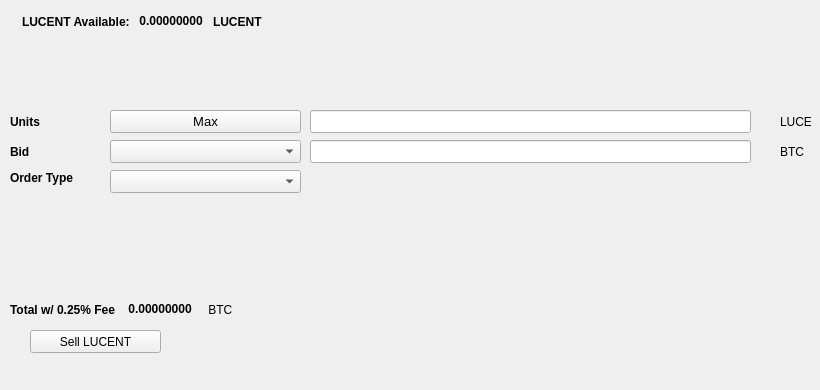
   <widget class="QWidget" name="SellTab">
    <attribute name="title">
     <string>Sell</string>
    </attribute>
    <widget class="QLabel" name="label_16">
     <property name="geometry">
      <rect>
       <x>780</x>
       <y>140</y>
       <width>31</width>
       <height>23</height>
      </rect>
     </property>
     <property name="text">
      <string>BTC</string>
     </property>
    </widget>
    <widget class="QComboBox" name="SellBidcomboBox">
     <property name="geometry">
      <rect>
       <x>110</x>
       <y>140</y>
       <width>191</width>
       <height>23</height>
      </rect>
     </property>
     <property name="font">
      <font>
       <pointsize>10</pointsize>
      </font>
     </property>
    </widget>
    <widget class="QLabel" name="label_18">
     <property name="geometry">
      <rect>
       <x>10</x>
       <y>110</y>
       <width>46</width>
       <height>23</height>
      </rect>
     </property>
     <property name="font">
      <font>
       <weight>75</weight>
       <bold>true</bold>
      </font>
     </property>
     <property name="text">
      <string>Units</string>
     </property>
    </widget>
    <widget class="QPushButton" name="Sell_Max_Amount">
     <property name="geometry">
      <rect>
       <x>110</x>
       <y>110</y>
       <width>191</width>
       <height>23</height>
      </rect>
     </property>
     <property name="font">
      <font>
       <pointsize>10</pointsize>
      </font>
     </property>
     <property name="text">
      <string>Max</string>
     </property>
    </widget>
    <widget class="QLabel" name="label_20">
     <property name="geometry">
      <rect>
       <x>10</x>
       <y>170</y>
       <width>91</width>
       <height>16</height>
      </rect>
     </property>
     <property name="font">
      <font>
       <weight>75</weight>
       <bold>true</bold>
      </font>
     </property>
     <property name="text">
      <string>Order Type</string>
     </property>
    </widget>
    <widget class="QComboBox" name="SellOrdertypeCombo">
     <property name="geometry">
      <rect>
       <x>110</x>
       <y>170</y>
       <width>191</width>
       <height>23</height>
      </rect>
     </property>
     <property name="font">
      <font>
       <pointsize>10</pointsize>
      </font>
     </property>
    </widget>
    <widget class="QLabel" name="label_21">
     <property name="geometry">
      <rect>
       <x>10</x>
       <y>140</y>
       <width>46</width>
       <height>23</height>
      </rect>
     </property>
     <property name="font">
      <font>
       <weight>75</weight>
       <bold>true</bold>
      </font>
     </property>
     <property name="text">
      <string>Bid</string>
     </property>
    </widget>
    <widget class="QLabel" name="label_22">
     <property name="geometry">
      <rect>
       <x>780</x>
       <y>110</y>
       <width>31</width>
       <height>23</height>
      </rect>
     </property>
     <property name="text">
      <string>LUCENT</string>
     </property>
    </widget>
    <widget class="QLineEdit" name="UnitsInputLUCENT">
     <property name="geometry">
      <rect>
       <x>310</x>
       <y>110</y>
       <width>441</width>
       <height>23</height>
      </rect>
     </property>
     <property name="font">
      <font>
       <pointsize>9</pointsize>
       <weight>75</weight>
       <bold>true</bold>
      </font>
     </property>
    </widget>
    <widget class="QLineEdit" name="SellBidPriceEdit">
     <property name="geometry">
      <rect>
       <x>310</x>
       <y>140</y>
       <width>441</width>
       <height>23</height>
      </rect>
     </property>
     <property name="font">
      <font>
       <pointsize>9</pointsize>
       <weight>75</weight>
       <bold>true</bold>
      </font>
     </property>
    </widget>
    <widget class="QPushButton" name="SellLUCENTBTN">
     <property name="geometry">
      <rect>
       <x>30</x>
       <y>330</y>
       <width>131</width>
       <height>23</height>
      </rect>
     </property>
     <property name="text">
      <string>Sell LUCENT</string>
     </property>
     <property name="icon">
      <iconset resource="../lucent">
       <normaloff>:/icons/bitcoin</normaloff>:/icons/bitcoin</iconset>
     </property>
    </widget>
    <widget class="QWidget" name="layoutWidget3">
     <property name="geometry">
      <rect>
       <x>22</x>
       <y>12</y>
       <width>258</width>
       <height>19</height>
      </rect>
     </property>
     <layout class="QHBoxLayout" name="horizontalLayout">
      <item>
       <widget class="QLabel" name="label232_2">
        <property name="font">
         <font>
          <weight>75</weight>
          <bold>true</bold>
         </font>
        </property>
        <property name="text">
         <string>LUCENT Available:</string>
        </property>
       </widget>
      </item>
      <item>
       <widget class="QLabel" name="LUCENTAvailableLabel">
        <property name="palette">
         <palette>
          <active>
           <colorrole role="WindowText">
            <brush brushstyle="SolidPattern">
             <color alpha="255">
              <red>0</red>
              <green>0</green>
              <blue>0</blue>
             </color>
            </brush>
           </colorrole>
           <colorrole role="Button">
            <brush brushstyle="SolidPattern">
             <color alpha="255">
              <red>0</red>
              <green>170</green>
              <blue>0</blue>
             </color>
            </brush>
           </colorrole>
           <colorrole role="Light">
            <brush brushstyle="SolidPattern">
             <color alpha="255">
              <red>0</red>
              <green>255</green>
              <blue>0</blue>
             </color>
            </brush>
           </colorrole>
           <colorrole role="Midlight">
            <brush brushstyle="SolidPattern">
             <color alpha="255">
              <red>0</red>
              <green>212</green>
              <blue>0</blue>
             </color>
            </brush>
           </colorrole>
           <colorrole role="Dark">
            <brush brushstyle="SolidPattern">
             <color alpha="255">
              <red>0</red>
              <green>85</green>
              <blue>0</blue>
             </color>
            </brush>
           </colorrole>
           <colorrole role="Mid">
            <brush brushstyle="SolidPattern">
             <color alpha="255">
              <red>0</red>
              <green>113</green>
              <blue>0</blue>
             </color>
            </brush>
           </colorrole>
           <colorrole role="Text">
            <brush brushstyle="SolidPattern">
             <color alpha="255">
              <red>0</red>
              <green>170</green>
              <blue>0</blue>
             </color>
            </brush>
           </colorrole>
           <colorrole role="BrightText">
            <brush brushstyle="SolidPattern">
             <color alpha="255">
              <red>255</red>
              <green>255</green>
              <blue>255</blue>
             </color>
            </brush>
           </colorrole>
           <colorrole role="ButtonText">
            <brush brushstyle="SolidPattern">
             <color alpha="255">
              <red>0</red>
              <green>0</green>
              <blue>0</blue>
             </color>
            </brush>
           </colorrole>
           <colorrole role="Base">
            <brush brushstyle="SolidPattern">
             <color alpha="255">
              <red>255</red>
              <green>255</green>
              <blue>255</blue>
             </color>
            </brush>
           </colorrole>
           <colorrole role="Window">
            <brush brushstyle="SolidPattern">
             <color alpha="255">
              <red>0</red>
              <green>170</green>
              <blue>0</blue>
             </color>
            </brush>
           </colorrole>
           <colorrole role="Shadow">
            <brush brushstyle="SolidPattern">
             <color alpha="255">
              <red>0</red>
              <green>0</green>
              <blue>0</blue>
             </color>
            </brush>
           </colorrole>
           <colorrole role="AlternateBase">
            <brush brushstyle="SolidPattern">
             <color alpha="255">
              <red>127</red>
              <green>212</green>
              <blue>127</blue>
             </color>
            </brush>
           </colorrole>
           <colorrole role="ToolTipBase">
            <brush brushstyle="SolidPattern">
             <color alpha="255">
              <red>255</red>
              <green>255</green>
              <blue>220</blue>
             </color>
            </brush>
           </colorrole>
           <colorrole role="ToolTipText">
            <brush brushstyle="SolidPattern">
             <color alpha="255">
              <red>0</red>
              <green>0</green>
              <blue>0</blue>
             </color>
            </brush>
           </colorrole>
          </active>
          <inactive>
           <colorrole role="WindowText">
            <brush brushstyle="SolidPattern">
             <color alpha="255">
              <red>0</red>
              <green>0</green>
              <blue>0</blue>
             </color>
            </brush>
           </colorrole>
           <colorrole role="Button">
            <brush brushstyle="SolidPattern">
             <color alpha="255">
              <red>0</red>
              <green>170</green>
              <blue>0</blue>
             </color>
            </brush>
           </colorrole>
           <colorrole role="Light">
            <brush brushstyle="SolidPattern">
             <color alpha="255">
              <red>0</red>
              <green>255</green>
              <blue>0</blue>
             </color>
            </brush>
           </colorrole>
           <colorrole role="Midlight">
            <brush brushstyle="SolidPattern">
             <color alpha="255">
              <red>0</red>
              <green>212</green>
              <blue>0</blue>
             </color>
            </brush>
           </colorrole>
           <colorrole role="Dark">
            <brush brushstyle="SolidPattern">
             <color alpha="255">
              <red>0</red>
              <green>85</green>
              <blue>0</blue>
             </color>
            </brush>
           </colorrole>
           <colorrole role="Mid">
            <brush brushstyle="SolidPattern">
             <color alpha="255">
              <red>0</red>
              <green>113</green>
              <blue>0</blue>
             </color>
            </brush>
           </colorrole>
           <colorrole role="Text">
            <brush brushstyle="SolidPattern">
             <color alpha="255">
              <red>0</red>
              <green>170</green>
              <blue>0</blue>
             </color>
            </brush>
           </colorrole>
           <colorrole role="BrightText">
            <brush brushstyle="SolidPattern">
             <color alpha="255">
              <red>255</red>
              <green>255</green>
              <blue>255</blue>
             </color>
            </brush>
           </colorrole>
           <colorrole role="ButtonText">
            <brush brushstyle="SolidPattern">
             <color alpha="255">
              <red>0</red>
              <green>0</green>
              <blue>0</blue>
             </color>
            </brush>
           </colorrole>
           <colorrole role="Base">
            <brush brushstyle="SolidPattern">
             <color alpha="255">
              <red>255</red>
              <green>255</green>
              <blue>255</blue>
             </color>
            </brush>
           </colorrole>
           <colorrole role="Window">
            <brush brushstyle="SolidPattern">
             <color alpha="255">
              <red>0</red>
              <green>170</green>
              <blue>0</blue>
             </color>
            </brush>
           </colorrole>
           <colorrole role="Shadow">
            <brush brushstyle="SolidPattern">
             <color alpha="255">
              <red>0</red>
              <green>0</green>
              <blue>0</blue>
             </color>
            </brush>
           </colorrole>
           <colorrole role="AlternateBase">
            <brush brushstyle="SolidPattern">
             <color alpha="255">
              <red>127</red>
              <green>212</green>
              <blue>127</blue>
             </color>
            </brush>
           </colorrole>
           <colorrole role="ToolTipBase">
            <brush brushstyle="SolidPattern">
             <color alpha="255">
              <red>255</red>
              <green>255</green>
              <blue>220</blue>
             </color>
            </brush>
           </colorrole>
           <colorrole role="ToolTipText">
            <brush brushstyle="SolidPattern">
             <color alpha="255">
              <red>0</red>
              <green>0</green>
              <blue>0</blue>
             </color>
            </brush>
           </colorrole>
          </inactive>
          <disabled>
           <colorrole role="WindowText">
            <brush brushstyle="SolidPattern">
             <color alpha="255">
              <red>0</red>
              <green>85</green>
              <blue>0</blue>
             </color>
            </brush>
           </colorrole>
           <colorrole role="Button">
            <brush brushstyle="SolidPattern">
             <color alpha="255">
              <red>0</red>
              <green>170</green>
              <blue>0</blue>
             </color>
            </brush>
           </colorrole>
           <colorrole role="Light">
            <brush brushstyle="SolidPattern">
             <color alpha="255">
              <red>0</red>
              <green>255</green>
              <blue>0</blue>
             </color>
            </brush>
           </colorrole>
           <colorrole role="Midlight">
            <brush brushstyle="SolidPattern">
             <color alpha="255">
              <red>0</red>
              <green>212</green>
              <blue>0</blue>
             </color>
            </brush>
           </colorrole>
           <colorrole role="Dark">
            <brush brushstyle="SolidPattern">
             <color alpha="255">
              <red>0</red>
              <green>85</green>
              <blue>0</blue>
             </color>
            </brush>
           </colorrole>
           <colorrole role="Mid">
            <brush brushstyle="SolidPattern">
             <color alpha="255">
              <red>0</red>
              <green>113</green>
              <blue>0</blue>
             </color>
            </brush>
           </colorrole>
           <colorrole role="Text">
            <brush brushstyle="SolidPattern">
             <color alpha="255">
              <red>0</red>
              <green>85</green>
              <blue>0</blue>
             </color>
            </brush>
           </colorrole>
           <colorrole role="BrightText">
            <brush brushstyle="SolidPattern">
             <color alpha="255">
              <red>255</red>
              <green>255</green>
              <blue>255</blue>
             </color>
            </brush>
           </colorrole>
           <colorrole role="ButtonText">
            <brush brushstyle="SolidPattern">
             <color alpha="255">
              <red>0</red>
              <green>85</green>
              <blue>0</blue>
             </color>
            </brush>
           </colorrole>
           <colorrole role="Base">
            <brush brushstyle="SolidPattern">
             <color alpha="255">
              <red>0</red>
              <green>170</green>
              <blue>0</blue>
             </color>
            </brush>
           </colorrole>
           <colorrole role="Window">
            <brush brushstyle="SolidPattern">
             <color alpha="255">
              <red>0</red>
              <green>170</green>
              <blue>0</blue>
             </color>
            </brush>
           </colorrole>
           <colorrole role="Shadow">
            <brush brushstyle="SolidPattern">
             <color alpha="255">
              <red>0</red>
              <green>0</green>
              <blue>0</blue>
             </color>
            </brush>
           </colorrole>
           <colorrole role="AlternateBase">
            <brush brushstyle="SolidPattern">
             <color alpha="255">
              <red>0</red>
              <green>170</green>
              <blue>0</blue>
             </color>
            </brush>
           </colorrole>
           <colorrole role="ToolTipBase">
            <brush brushstyle="SolidPattern">
             <color alpha="255">
              <red>255</red>
              <green>255</green>
              <blue>220</blue>
             </color>
            </brush>
           </colorrole>
           <colorrole role="ToolTipText">
            <brush brushstyle="SolidPattern">
             <color alpha="255">
              <red>0</red>
              <green>0</green>
              <blue>0</blue>
             </color>
            </brush>
           </colorrole>
          </disabled>
         </palette>
        </property>
        <property name="font">
         <font>
          <weight>75</weight>
          <bold>true</bold>
         </font>
        </property>
        <property name="text">
         <string> 0.00000000 </string>
        </property>
        <property name="textInteractionFlags">
         <set>Qt::LinksAccessibleByMouse|Qt::TextSelectableByKeyboard|Qt::TextSelectableByMouse</set>
        </property>
       </widget>
      </item>
      <item>
       <widget class="QLabel" name="labelLUCENT">
        <property name="font">
         <font>
          <weight>75</weight>
          <bold>true</bold>
         </font>
        </property>
        <property name="text">
         <string>LUCENT</string>
        </property>
       </widget>
      </item>
     </layout>
    </widget>
    <widget class="QWidget" name="layoutWidget">
     <property name="geometry">
      <rect>
       <x>10</x>
       <y>300</y>
       <width>268</width>
       <height>19</height>
      </rect>
     </property>
     <layout class="QHBoxLayout" name="horizontalLayout_2">
      <item>
       <widget class="QLabel" name="label_19">
        <property name="font">
         <font>
          <weight>75</weight>
          <bold>true</bold>
         </font>
        </property>
        <property name="text">
         <string>Total w/ 0.25% Fee </string>
        </property>
       </widget>
      </item>
      <item>
       <widget class="QLabel" name="SellCostLabel">
        <property name="palette">
         <palette>
          <active>
           <colorrole role="WindowText">
            <brush brushstyle="SolidPattern">
             <color alpha="255">
              <red>0</red>
              <green>0</green>
              <blue>0</blue>
             </color>
            </brush>
           </colorrole>
           <colorrole role="Button">
            <brush brushstyle="SolidPattern">
             <color alpha="255">
              <red>0</red>
              <green>170</green>
              <blue>0</blue>
             </color>
            </brush>
           </colorrole>
           <colorrole role="Light">
            <brush brushstyle="SolidPattern">
             <color alpha="255">
              <red>0</red>
              <green>255</green>
              <blue>0</blue>
             </color>
            </brush>
           </colorrole>
           <colorrole role="Midlight">
            <brush brushstyle="SolidPattern">
             <color alpha="255">
              <red>0</red>
              <green>212</green>
              <blue>0</blue>
             </color>
            </brush>
           </colorrole>
           <colorrole role="Dark">
            <brush brushstyle="SolidPattern">
             <color alpha="255">
              <red>0</red>
              <green>85</green>
              <blue>0</blue>
             </color>
            </brush>
           </colorrole>
           <colorrole role="Mid">
            <brush brushstyle="SolidPattern">
             <color alpha="255">
              <red>0</red>
              <green>113</green>
              <blue>0</blue>
             </color>
            </brush>
           </colorrole>
           <colorrole role="Text">
            <brush brushstyle="SolidPattern">
             <color alpha="255">
              <red>0</red>
              <green>170</green>
              <blue>0</blue>
             </color>
            </brush>
           </colorrole>
           <colorrole role="BrightText">
            <brush brushstyle="SolidPattern">
             <color alpha="255">
              <red>255</red>
              <green>255</green>
              <blue>255</blue>
             </color>
            </brush>
           </colorrole>
           <colorrole role="ButtonText">
            <brush brushstyle="SolidPattern">
             <color alpha="255">
              <red>0</red>
              <green>0</green>
              <blue>0</blue>
             </color>
            </brush>
           </colorrole>
           <colorrole role="Base">
            <brush brushstyle="SolidPattern">
             <color alpha="255">
              <red>255</red>
              <green>255</green>
              <blue>255</blue>
             </color>
            </brush>
           </colorrole>
           <colorrole role="Window">
            <brush brushstyle="SolidPattern">
             <color alpha="255">
              <red>0</red>
              <green>170</green>
              <blue>0</blue>
             </color>
            </brush>
           </colorrole>
           <colorrole role="Shadow">
            <brush brushstyle="SolidPattern">
             <color alpha="255">
              <red>0</red>
              <green>0</green>
              <blue>0</blue>
             </color>
            </brush>
           </colorrole>
           <colorrole role="AlternateBase">
            <brush brushstyle="SolidPattern">
             <color alpha="255">
              <red>127</red>
              <green>212</green>
              <blue>127</blue>
             </color>
            </brush>
           </colorrole>
           <colorrole role="ToolTipBase">
            <brush brushstyle="SolidPattern">
             <color alpha="255">
              <red>255</red>
              <green>255</green>
              <blue>220</blue>
             </color>
            </brush>
           </colorrole>
           <colorrole role="ToolTipText">
            <brush brushstyle="SolidPattern">
             <color alpha="255">
              <red>0</red>
              <green>0</green>
              <blue>0</blue>
             </color>
            </brush>
           </colorrole>
          </active>
          <inactive>
           <colorrole role="WindowText">
            <brush brushstyle="SolidPattern">
             <color alpha="255">
              <red>0</red>
              <green>0</green>
              <blue>0</blue>
             </color>
            </brush>
           </colorrole>
           <colorrole role="Button">
            <brush brushstyle="SolidPattern">
             <color alpha="255">
              <red>0</red>
              <green>170</green>
              <blue>0</blue>
             </color>
            </brush>
           </colorrole>
           <colorrole role="Light">
            <brush brushstyle="SolidPattern">
             <color alpha="255">
              <red>0</red>
              <green>255</green>
              <blue>0</blue>
             </color>
            </brush>
           </colorrole>
           <colorrole role="Midlight">
            <brush brushstyle="SolidPattern">
             <color alpha="255">
              <red>0</red>
              <green>212</green>
              <blue>0</blue>
             </color>
            </brush>
           </colorrole>
           <colorrole role="Dark">
            <brush brushstyle="SolidPattern">
             <color alpha="255">
              <red>0</red>
              <green>85</green>
              <blue>0</blue>
             </color>
            </brush>
           </colorrole>
           <colorrole role="Mid">
            <brush brushstyle="SolidPattern">
             <color alpha="255">
              <red>0</red>
              <green>113</green>
              <blue>0</blue>
             </color>
            </brush>
           </colorrole>
           <colorrole role="Text">
            <brush brushstyle="SolidPattern">
             <color alpha="255">
              <red>0</red>
              <green>170</green>
              <blue>0</blue>
             </color>
            </brush>
           </colorrole>
           <colorrole role="BrightText">
            <brush brushstyle="SolidPattern">
             <color alpha="255">
              <red>255</red>
              <green>255</green>
              <blue>255</blue>
             </color>
            </brush>
           </colorrole>
           <colorrole role="ButtonText">
            <brush brushstyle="SolidPattern">
             <color alpha="255">
              <red>0</red>
              <green>0</green>
              <blue>0</blue>
             </color>
            </brush>
           </colorrole>
           <colorrole role="Base">
            <brush brushstyle="SolidPattern">
             <color alpha="255">
              <red>255</red>
              <green>255</green>
              <blue>255</blue>
             </color>
            </brush>
           </colorrole>
           <colorrole role="Window">
            <brush brushstyle="SolidPattern">
             <color alpha="255">
              <red>0</red>
              <green>170</green>
              <blue>0</blue>
             </color>
            </brush>
           </colorrole>
           <colorrole role="Shadow">
            <brush brushstyle="SolidPattern">
             <color alpha="255">
              <red>0</red>
              <green>0</green>
              <blue>0</blue>
             </color>
            </brush>
           </colorrole>
           <colorrole role="AlternateBase">
            <brush brushstyle="SolidPattern">
             <color alpha="255">
              <red>127</red>
              <green>212</green>
              <blue>127</blue>
             </color>
            </brush>
           </colorrole>
           <colorrole role="ToolTipBase">
            <brush brushstyle="SolidPattern">
             <color alpha="255">
              <red>255</red>
              <green>255</green>
              <blue>220</blue>
             </color>
            </brush>
           </colorrole>
           <colorrole role="ToolTipText">
            <brush brushstyle="SolidPattern">
             <color alpha="255">
              <red>0</red>
              <green>0</green>
              <blue>0</blue>
             </color>
            </brush>
           </colorrole>
          </inactive>
          <disabled>
           <colorrole role="WindowText">
            <brush brushstyle="SolidPattern">
             <color alpha="255">
              <red>0</red>
              <green>85</green>
              <blue>0</blue>
             </color>
            </brush>
           </colorrole>
           <colorrole role="Button">
            <brush brushstyle="SolidPattern">
             <color alpha="255">
              <red>0</red>
              <green>170</green>
              <blue>0</blue>
             </color>
            </brush>
           </colorrole>
           <colorrole role="Light">
            <brush brushstyle="SolidPattern">
             <color alpha="255">
              <red>0</red>
              <green>255</green>
              <blue>0</blue>
             </color>
            </brush>
           </colorrole>
           <colorrole role="Midlight">
            <brush brushstyle="SolidPattern">
             <color alpha="255">
              <red>0</red>
              <green>212</green>
              <blue>0</blue>
             </color>
            </brush>
           </colorrole>
           <colorrole role="Dark">
            <brush brushstyle="SolidPattern">
             <color alpha="255">
              <red>0</red>
              <green>85</green>
              <blue>0</blue>
             </color>
            </brush>
           </colorrole>
           <colorrole role="Mid">
            <brush brushstyle="SolidPattern">
             <color alpha="255">
              <red>0</red>
              <green>113</green>
              <blue>0</blue>
             </color>
            </brush>
           </colorrole>
           <colorrole role="Text">
            <brush brushstyle="SolidPattern">
             <color alpha="255">
              <red>0</red>
              <green>85</green>
              <blue>0</blue>
             </color>
            </brush>
           </colorrole>
           <colorrole role="BrightText">
            <brush brushstyle="SolidPattern">
             <color alpha="255">
              <red>255</red>
              <green>255</green>
              <blue>255</blue>
             </color>
            </brush>
           </colorrole>
           <colorrole role="ButtonText">
            <brush brushstyle="SolidPattern">
             <color alpha="255">
              <red>0</red>
              <green>85</green>
              <blue>0</blue>
             </color>
            </brush>
           </colorrole>
           <colorrole role="Base">
            <brush brushstyle="SolidPattern">
             <color alpha="255">
              <red>0</red>
              <green>170</green>
              <blue>0</blue>
             </color>
            </brush>
           </colorrole>
           <colorrole role="Window">
            <brush brushstyle="SolidPattern">
             <color alpha="255">
              <red>0</red>
              <green>170</green>
              <blue>0</blue>
             </color>
            </brush>
           </colorrole>
           <colorrole role="Shadow">
            <brush brushstyle="SolidPattern">
             <color alpha="255">
              <red>0</red>
              <green>0</green>
              <blue>0</blue>
             </color>
            </brush>
           </colorrole>
           <colorrole role="AlternateBase">
            <brush brushstyle="SolidPattern">
             <color alpha="255">
              <red>0</red>
              <green>170</green>
              <blue>0</blue>
             </color>
            </brush>
           </colorrole>
           <colorrole role="ToolTipBase">
            <brush brushstyle="SolidPattern">
             <color alpha="255">
              <red>255</red>
              <green>255</green>
              <blue>220</blue>
             </color>
            </brush>
           </colorrole>
           <colorrole role="ToolTipText">
            <brush brushstyle="SolidPattern">
             <color alpha="255">
              <red>0</red>
              <green>0</green>
              <blue>0</blue>
             </color>
            </brush>
           </colorrole>
          </disabled>
         </palette>
        </property>
        <property name="font">
         <font>
          <weight>75</weight>
          <bold>true</bold>
         </font>
        </property>
        <property name="autoFillBackground">
         <bool>false</bool>
        </property>
        <property name="text">
         <string> 0.00000000</string>
        </property>
        <property name="textInteractionFlags">
         <set>Qt::LinksAccessibleByMouse|Qt::TextSelectableByMouse</set>
        </property>
       </widget>
      </item>
      <item>
       <widget class="QLabel" name="label_17">
        <property name="font">
         <font>
          <weight>50</weight>
          <bold>false</bold>
         </font>
        </property>
        <property name="text">
         <string> BTC</string>
        </property>
       </widget>
      </item>
     </layout>
    </widget>
    <widget class="QLabel" name="label_23">
     <property name="geometry">
      <rect>
       <x>460</x>
       <y>300</y>
       <width>281</width>
       <height>81</height>
      </rect>
     </property>
     <property name="text">
      <string/>
     </property>
     <property name="pixmap">
      <pixmap>:/images/bittrex</pixmap>
     </property>
    </widget>
   </widget>
